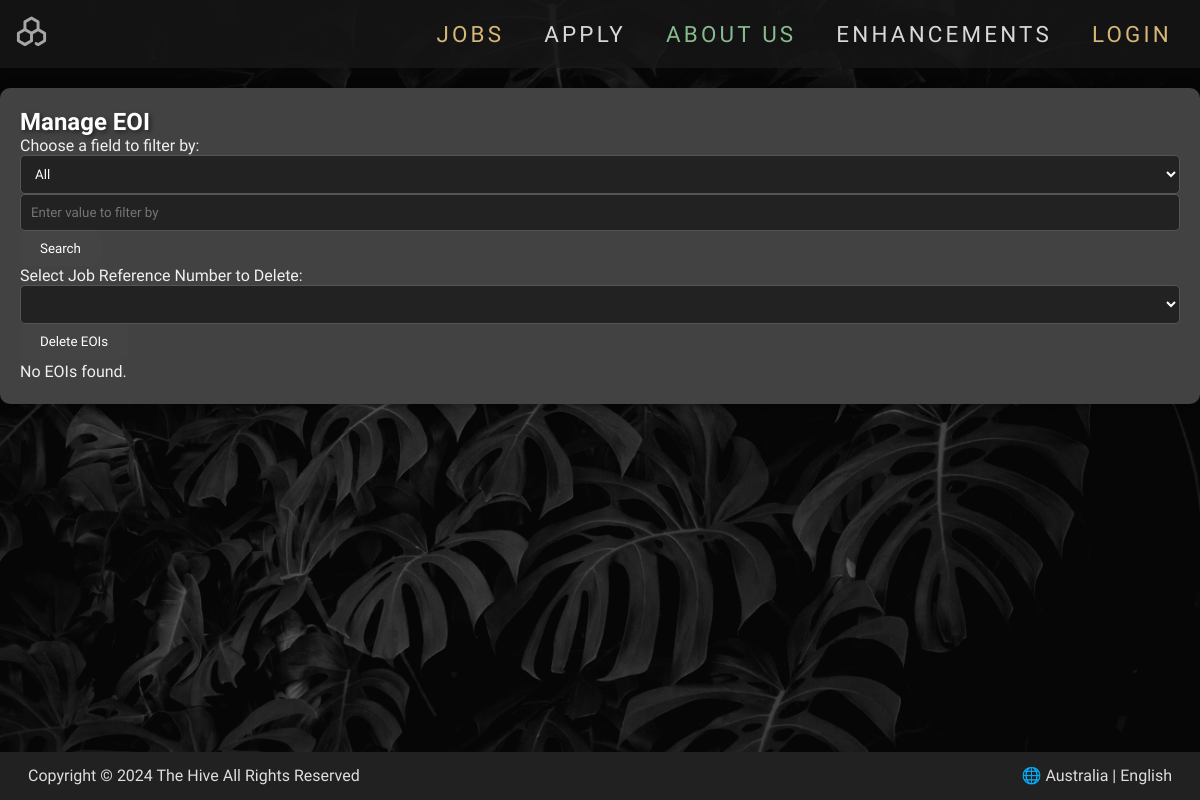
Before: /site/manage.php with the older database file.
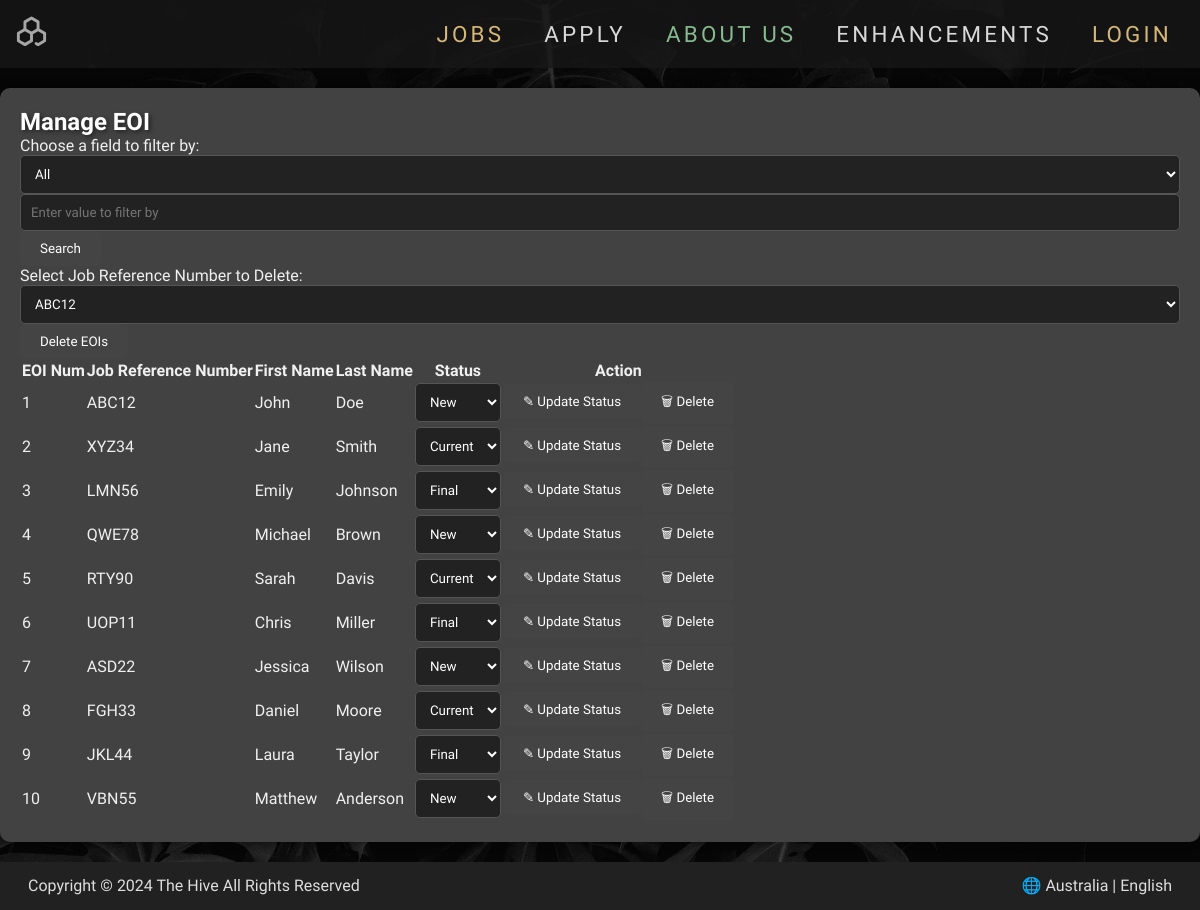
After: the same page with the newer database file.
### tables this page shows
CREATE TABLE IF NOT EXISTS eoi (
    EOInumber INT AUTO_INCREMENT PRIMARY KEY,
    job_ref_number VARCHAR(5) NOT NULL,
    first_name VARCHAR(20) NOT NULL,
    last_name VARCHAR(20) NOT NULL,
    dob DATE NOT NULL CHECK (dob BETWEEN '1944-01-01' AND '2009-12-31'),
    gender ENUM('Male', 'Female', 'Other') NOT NULL,
    street_address VARCHAR(40) NOT NULL,
    suburb VARCHAR(40) NOT NULL,
    state ENUM('VIC', 'NSW', 'QLD', 'NT', 'WA', 'SA', 'TAS', 'ACT') NOT NULL,
    postcode VARCHAR(4) NOT NULL,
    email VARCHAR(100) NOT NULL,
    phone VARCHAR(12) NOT NULL,
    skill1 VARCHAR(50),
    skill2 VARCHAR(50),
    skill3 VARCHAR(50),
    other_skills TEXT,
    status ENUM('New', 'Current', 'Final') DEFAULT 'New',
    FOREIGN KEY (job_ref_number) REFERENCES job_descriptions(job_ref_number),
    CONSTRAINT chk_job_ref_number CHECK (job_ref_number REGEXP '^[A-Za-z0-9]{5}$'),
    CONSTRAINT chk_first_name CHECK (first_name REGEXP '^[a-zA-Z]{1,20}$'),
    CONSTRAINT chk_last_name CHECK (last_name REGEXP '^[a-zA-Z]{1,20}$'),
    CONSTRAINT chk_postcode CHECK (postcode REGEXP '^[0-9]{4}$'),
    CONSTRAINT chk_email CHECK (email REGEXP '^[A-Za-z0-9._%+-]+@[A-Za-z0-9.-]+\\.[A-Za-z]{2,}$'),
    CONSTRAINT chk_phone CHECK (phone REGEXP '^[0-9]{8,12}$'),
    INDEX idx_job_ref_number (job_ref_number),
    INDEX idx_first_name (first_name),
    INDEX idx_last_name (last_name),
    INDEX idx_status (status)
);

### site/helper.php (called while the page is built, shortened)
<?php
function getSession($key)
{
    if (!isset($_SESSION[$key])) {
        return false;
    }
    return $_SESSION[$key];
}
function isLoggedIn()
{
    return getSession("login");
}

### site/manage.php (the view, shortened to what this page needs)
<?php
include 'header.inc';
require_once 'settings.php';
$conn = @mysqli_connect($db_host, $db_user, $db_password, $db_name);
$sql = "SELECT EOInumber AS `EOI Number`, job_ref_number AS `Job Reference Number`, first_name AS `First Name`, last_name AS `Last Name`, status AS `Status` FROM eoi";
$result = mysqli_query($conn, $sql);
?>
<main class="manage-eoi-page">
    <section class="container">
        <h1>Manage EOI</h1>
        <form method="post" action="manage.php">
            <label for="field">Choose a field to filter by:</label>
            <select name="field" id="field">
                <option value="all"> All</option>
            </select>
            <input type="text" name="value" placeholder="Enter value to filter by">
            <button type="submit" name="action" value="filter">Search</button>
        </form>
        <form method="post" action="manage.php">
            <label for="delete_job_ref">Select Job Reference Number to Delete:</label>
            <select name="delete_job_ref" id="delete_job_ref">
                <?php
                $sql_job_ref = "SELECT DISTINCT job_ref_number FROM eoi";
                $result_job_ref = mysqli_query($conn, $sql_job_ref);
                if ($result_job_ref) {
                    while ($row_job_ref = mysqli_fetch_assoc($result_job_ref)) {
                        echo '<option value="' . $row_job_ref['job_ref_number'] . '">' . $row_job_ref['job_ref_number'] . '</option>';
                    }
                }
                ?>
            </select>
            <button type="submit" name="action" value="delete_eois">Delete EOIs</button>
        </form>
        <form method="post" action="manage.php">
            <?php
            if ($result && $result->num_rows > 0) {
                echo '<table>';
                echo '<thead>';
                echo '<tr>
                    <th scope="col">EOI Num</th>
                    <th scope="col">Job Reference Number</th>
                    <th scope="col">First Name</th>
                    <th scope="col">Last Name</th>
                    <th scope="col">Status</th>
                    <th scope="col">Action</th>
                </tr>';
                echo '</thead>';
                echo '<tbody>';
                while ($row = mysqli_fetch_assoc($result)) {
                    echo '<tr>';
                    foreach ($row as $key => $value) {
                        if ($key === 'Status') {
                            continue;
                        }
                        echo '<td>' . $value . '</td>';
                    }
                    echo '<td>';
                    echo '<form method="post" action="manage.php">';
                    echo '<select name="new_status">';
                    $current_status = $row['Status'];
                    $status_options = ['New', 'Current', 'Final'];
                    foreach ($status_options as $option) {
                        echo '<option value="' . $option . '"';
                        if ($option === $current_status) {
                            echo ' selected';
                        }
                        echo '>' . $option . '</option>';
                    }
                    echo '</select>';
                    echo '</td>';
                    echo '<td>';
                    echo '<button type="submit" name="action" value="update_status">&#9998; Update Status</button>';
                    echo '<button type="submit" name="action" value="delete">&#128465; Delete </button>';
                    echo '</td>';
                    echo '</tr>';
                    echo '</form>';
                }
            } else {
                echo '<p>No EOIs found.</p>';
            }
            ?>
        </form>
    </section>
</main>
<?php include 'footer.inc'; ?>

### site/header.inc (shortened to what this page needs)
<?php require_once 'helper.php'?>
<!DOCTYPE html>
<html lang="en">
<head>
    <link rel="stylesheet" href="styles/style.css">
</head>
<body>
<header>
    <nav>
        <a href="index.php"><img src="images/TheHiveLogo.svg" alt="The Hive Logo"></a>
        <ul>
            <li><a href="jobs.php">Jobs</a></li>
            <li><a href="apply.php">Apply</a></li>
            <li><a href="about.php">About Us</a></li>
            <li><a href="phpenhancements.php">Enhancements</a></li>
            <?php
                if (isLoggedIn())
                {
                    echo '<li><a href="manage.php">Manage</a></li>';
                    echo '<li><a href="logout.php">Logout</a></li>';
                }
                else
                {
                    echo '<li><a href="login.php">Login</a></li>';
                }
            ?>
        </ul>
    </nav>
</header>

### site/footer.inc
<footer>
    <p>Copyright <span>&copy;</span> 2024 The Hive All Rights Reserved</p>
    <p><span>&#127760;</span> Australia | English</p>
</footer>
</body>
</html>

### site/styles/style.css (style rules this page uses)
* { margin: 0; padding: 0; font-family: 'Inria Sans', 'ui-serif'; box-sizing: border-box; }
html, body { height: 100%; }
body { display: flex; flex-direction: column; background: url('../images/Backdrop.jpg') no-repeat center center fixed; background-size: cover; color: #f0f0f0; }
header { display: flex; align-items: center; justify-content: space-between; background-color: rgba(26, 24, 24, 0.75); width: 100%; z-index: 1000; padding: 0.5rem; position: relative; }
nav { display: flex; justify-content: space-between; align-items: center; width: 100%; }
nav > a > img { margin: 0.4rem; width: 35px; height: auto; }
nav > ul { font-family: 'Inria Sans', serif; list-style-type: none; display: flex; margin: 0; padding: 0; margin-left: auto; }
nav > ul > li { font-size: 1.4em; letter-spacing: .2rem; text-transform: uppercase; margin: 0 20px; }
nav > ul > li > a { text-decoration: none; color: #D5B778; }
ul li:nth-child(2) a { color: #D9D9D9; }
ul li:nth-child(3) a { color: #86BB8F; }
ul li:nth-child(4) a { color: #D9D9D9; }
footer { background: #212121 none; width: 100%; height: 3rem; color: #DEDEDE; font-family: 'Inria Sans', serif; display: flex; justify-content: space-between; align-items: center; padding: 0 1rem; margin-top: auto; }
footer > p { margin: 0.75rem; }
.container { background-color: rgba(66,66,66); border-radius: 10px; box-shadow: 0 0 10px rgba(0, 0, 0, 0.5); margin: 20px auto; max-width: 1200px; padding: 20px; }
h1, h2, h3, h4, h5, h6 { color: #fff; text-shadow: 2px 2px 4px rgba(0, 0, 0, 0.5); }
p { line-height: 1.6; }
a { color: #1e90ff; text-decoration: none; }
button { background-color: #444; border: none; border-radius: 5px; color: #fff; cursor: pointer; padding: 10px 20px; }
input, select, textarea { background-color: #222; border: 1px solid #555; border-radius: 5px; color: #fff; padding: 10px; width: 100%; }

Changed rows visible on the page:
added eoi: EOInumber "1", job_ref_number "ABC12", first_name "John", last_name "Doe", new_status "New"
added eoi: EOInumber "2", job_ref_number "XYZ34", first_name "Jane", last_name "Smith", new_status "Current"
added eoi: EOInumber "3", job_ref_number "LMN56", first_name "Emily", last_name "Johnson", new_status "Final"
added eoi: EOInumber "4", job_ref_number "QWE78", first_name "Michael", last_name "Brown", new_status "New"
added eoi: EOInumber "5", job_ref_number "RTY90", first_name "Sarah", last_name "Davis", new_status "Current"
added eoi: EOInumber "6", job_ref_number "UOP11", first_name "Chris", last_name "Miller", new_status "Final"
added eoi: EOInumber "7", job_ref_number "ASD22", first_name "Jessica", last_name "Wilson", new_status "New"
added eoi: EOInumber "8", job_ref_number "FGH33", first_name "Daniel", last_name "Moore", new_status "Current"
added eoi: EOInumber "9", job_ref_number "JKL44", first_name "Laura", last_name "Taylor", new_status "Final"
added eoi: EOInumber "10", job_ref_number "VBN55", first_name "Matthew", last_name "Anderson", new_status "New"
Other visible differences:
form field delete_job_ref: (not shown) → "ABC12"
text no longer shown: "No EOIs found."
text now shown: "EOI Num Job Reference Number First Name Last Name Status Action"
